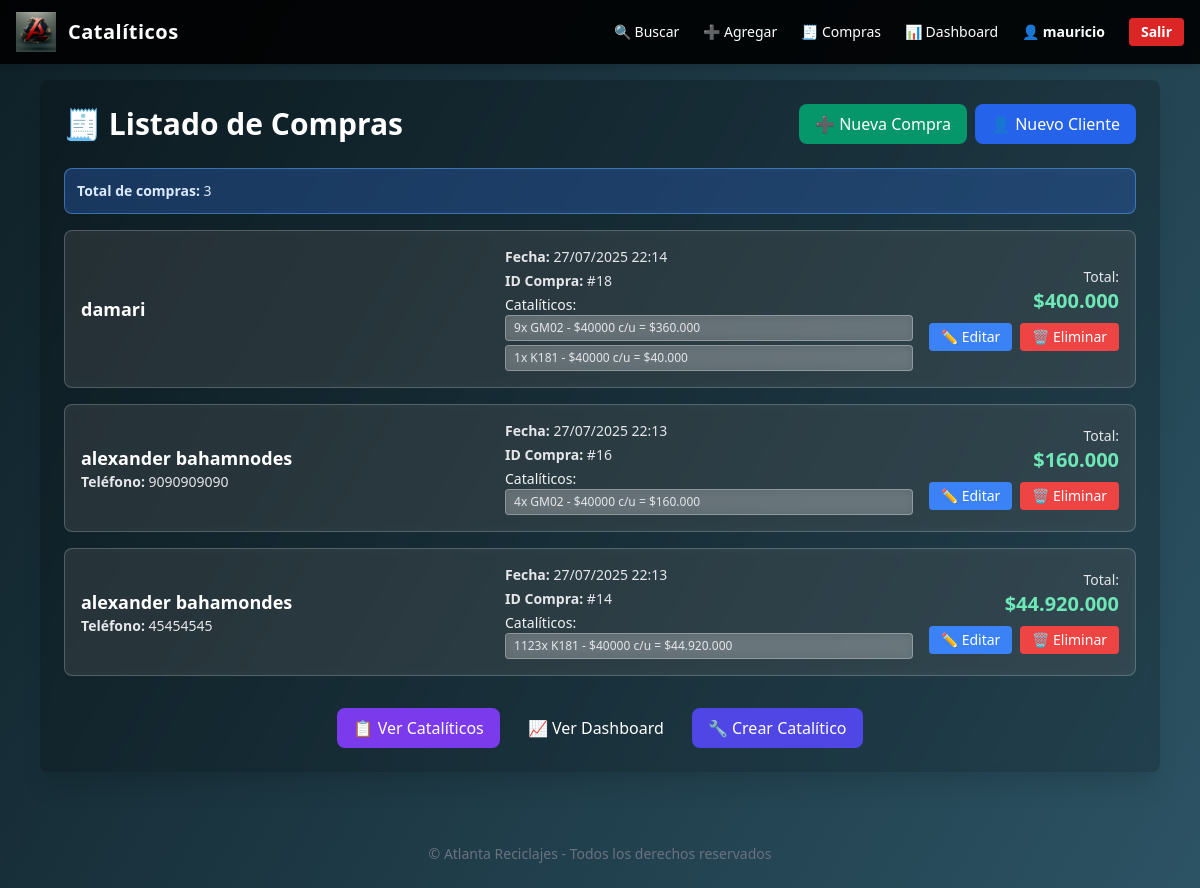
Screenshot of /cataliticos/listado/ (signed in) with the database file from the repository.
### cataliticos/models.py (models this page shows, shortened)
class CompraCatalitico(models.Model):
    cliente = models.ForeignKey('Cliente', on_delete=models.SET_NULL, null=True, blank=True)
    cliente_telefono = models.CharField(max_length=30, blank=True)
    region = models.CharField(max_length=100, blank=True)
    ciudad = models.CharField(max_length=100, blank=True)
    cliente_nombre = models.CharField(max_length=100)
    cliente_apellido = models.CharField(max_length=100, blank=True)
    cliente_rut = models.CharField(max_length=20, blank=True)  # Ahora es opcional
    fecha = models.DateTimeField(auto_now_add=True)
    def total(self):
        return sum(item.subtotal() for item in self.detalles.all())

class DetalleCatalitico(models.Model):
    compra = models.ForeignKey(CompraCatalitico, related_name='detalles', on_delete=models.CASCADE)
    catalitico = models.ForeignKey(Catalitico, on_delete=models.PROTECT)
    cantidad = models.PositiveIntegerField(default=1)
    precio_unitario = models.PositiveIntegerField()
    def subtotal(self):
        return self.cantidad * self.precio_unitario

class Catalitico(models.Model):
    codigo = models.CharField(max_length=100, unique=True)
    descripcion = models.TextField(blank=True, null=True)
    proveedor = models.ForeignKey('Proveedor', on_delete=models.SET_NULL, null=True, blank=True)
    fecha_compra = models.DateField(auto_now_add=True)
    valor_compra = models.DecimalField(max_digits=10, decimal_places=2, default=Decimal('0.00'))
    valor_venta = models.DecimalField(max_digits=10, decimal_places=2, null=True, blank=True)
    cantidad = models.PositiveIntegerField(default=1)
    vendido = models.BooleanField(default=False)
    imagen_principal = models.ImageField(upload_to='cataliticos/', null=True, blank=True)
    imagen2 = models.ImageField(upload_to='cataliticos/', null=True, blank=True)
    imagen3 = models.ImageField(upload_to='cataliticos/', null=True, blank=True)
    imagen4 = models.ImageField(upload_to='cataliticos/', null=True, blank=True)

### cataliticos/views.py (the view)
# urls.py: path('listado/', views.listado_compras, name='listado'),
@login_required(login_url='cataliticos:employee_login')
def listado_compras(request):
    compras = CompraCatalitico.objects.order_by('-fecha')
    return render(request, 'cataliticos/listado_compras.html', {'compras': compras})

### cataliticos/templatetags/formato_moneda.py (called while the page is built)
@register.filter
def formato_pesos(value):
    if value is None:
        return "$0"
    try:
        valor_int = int(float(value))
        valor_formateado = f"{valor_int:,}".replace(",", ".")
        return f"${valor_formateado}"
    except (ValueError, TypeError):
        return "$0"

### cataliticos/templates/cataliticos/listado_compras.html (shortened to what this page needs)
{% extends "base.html" %}
{% load humanize %}
{% load formato_moneda %}
{% block content %}
<div class="rounded-lg shadow-xl p-6 text-white backdrop-filter backdrop-blur-sm bg-black bg-opacity-20">
    <div class="flex flex-col md:flex-row justify-between items-center mb-6">
        <h1 class="text-3xl font-bold text-white mb-4 md:mb-0">🧾 Listado de Compras</h1>
        <div class="flex gap-2">
            <a href="{% url 'cataliticos:crear_compra_multiple' %}"
               class="bg-green-600 hover:bg-green-700 text-white px-4 py-2 rounded-lg transition duration-200">
                ➕ Nueva Compra
            </a>
            <a href="{% url 'cataliticos:crear_cliente' %}"
               class="bg-blue-600 hover:bg-blue-700 text-white px-4 py-2 rounded-lg transition duration-200">
                👤 Nuevo Cliente
            </a>
        </div>
    </div>
    {% if compras %}
        <div class="mb-4 p-3 bg-blue-500 bg-opacity-30 rounded-lg border border-blue-400 border-opacity-50 backdrop-filter backdrop-blur-sm">
            <p class="text-sm text-blue-100">
                <strong>Total de compras:</strong> {{ compras.count }}
            </p>
        </div>
        <div class="space-y-4">
            {% for compra in compras %}
            <div class="bg-white bg-opacity-10 backdrop-filter backdrop-blur-sm rounded-lg p-4 border border-white border-opacity-20 hover:shadow-lg hover:bg-opacity-15 transition duration-200">
                <div class="flex flex-col lg:flex-row justify-between items-start lg:items-center gap-4">
                    <div class="flex-1">
                        <h3 class="text-lg font-semibold text-white">
                            {{ compra.cliente_nombre }} {{ compra.cliente_apellido }}
                        </h3>
                        <div class="text-sm text-gray-200 space-y-1">
                            {% if compra.cliente_telefono %}
                                <p><strong>Teléfono:</strong> {{ compra.cliente_telefono }}</p>
                            {% endif %}
                        </div>
                    </div>
                    <div class="flex-1">
                        <div class="text-sm space-y-1">
                            <p class="text-gray-200"><strong>Fecha:</strong> {{ compra.fecha|date:"d/m/Y H:i" }}</p>
                            <p class="text-gray-200"><strong>ID Compra:</strong> #{{ compra.id }}</p>
                            {% if compra.detalles.all %}
                                <div class="mt-2">
                                    <p class="font-medium text-gray-100">Catalíticos:</p>
                                    <ul class="text-xs text-gray-200 space-y-1">
                                        {% for detalle in compra.detalles.all %}
                                        <li class="bg-white bg-opacity-20 px-2 py-1 rounded border border-white border-opacity-30 backdrop-filter backdrop-blur-sm">
                                            {{ detalle.cantidad }}x {{ detalle.catalitico.codigo }}
                                            - ${{ detalle.precio_unitario|floatformat:0 }} c/u
                                            = {{ detalle.subtotal|formato_pesos }}
                                        </li>
                                        {% endfor %}
                                    </ul>
                                </div>
                            {% endif %}
                        </div>
                    </div>
                    <div class="flex flex-col items-end gap-2">
                        <div class="text-right">
                            <p class="text-sm text-gray-200">Total:</p>
                            <p class="text-xl font-bold text-green-300">
                                {{ compra.total|formato_pesos }}
                            </p>
                        </div>
                        <div class="flex gap-2">
                            <a href="{% url 'cataliticos:editar_compra' compra.id %}"
                               class="bg-blue-500 hover:bg-blue-600 text-white px-3 py-1 rounded text-sm transition duration-200">
                                ✏️ Editar
                            </a>
                            <button onclick="confirmarEliminar({{ compra.id }})"
                                    class="bg-red-500 hover:bg-red-600 text-white px-3 py-1 rounded text-sm transition duration-200">
                                🗑️ Eliminar
                            </button>
                        </div>
                    </div>
                </div>
            </div>
            {% endfor %}
        </div>
    {% endif %}
    <div class="flex flex-wrap gap-3 justify-center mt-8">
        <a href="{% url 'cataliticos:listado' %}"
           class="bg-purple-600 hover:bg-purple-700 text-white px-4 py-2 rounded-lg transition duration-200">
            📋 Ver Catalíticos
        </a>
        <a href="{% url 'cataliticos:dashboard' %}"
           class="bg-orange-600 hover:bg-orange-700 text-white px-4 py-2 rounded-lg transition duration-200">
            📈 Ver Dashboard
        </a>
        <a href="{% url 'cataliticos:crear' %}"
           class="bg-indigo-600 hover:bg-indigo-700 text-white px-4 py-2 rounded-lg transition duration-200">
            🔧 Crear Catalítico
        </a>
    </div>
</div>
{% endblock %}

### cataliticos/templates/base.html (shortened to what this page needs)
<!DOCTYPE html>
<html lang="es">
<head>
    {% load static %}
    <link href="https://cdn.jsdelivr.net/npm/tailwindcss@2.2.19/dist/tailwind.min.css" rel="stylesheet">
    <link rel="stylesheet" href="{% static 'css/styles.css' %}">
</head>
<body class="bg-gray-900 text-white font-sans overflow-visible">
    <header class="bg-black bg-opacity-90 backdrop-blur-md shadow-md fixed w-full z-50 top-0">
        <div class="max-w-7xl mx-auto flex items-center justify-between px-4 py-3">
            <a href="{% url 'cataliticos:dashboard' %}" class="flex items-center space-x-3">
                <img src="{% static 'img/logo.png' %}" alt="Logo" class="h-10 w-auto">
                <span class="text-xl font-bold tracking-wide text-cyan-400">Catalíticos</span>
            </a>
            <nav class="hidden md:flex space-x-6 text-sm items-center">
                {% if user.is_authenticated %}
                  <a href="{% url 'cataliticos:listado' %}" class="hover:text-cyan-400 transition">🔍 Buscar</a>
                  <a href="{% url 'cataliticos:crear' %}" class="hover:text-cyan-400 transition">➕ Agregar</a>
                  <a href="{% url 'cataliticos:listado_compras' %}" class="hover:text-cyan-400 transition">🧾 Compras</a>
                  <a href="{% url 'cataliticos:dashboard' %}" class="hover:text-cyan-400 transition">📊 Dashboard</a>
                  <span class="ml-4 text-cyan-300 font-semibold">👤 {{ user.username }}</span>
                  <a href="{% url 'cataliticos:employee_logout' %}" class="ml-2 px-3 py-1 rounded bg-red-600 hover:bg-red-700 text-white font-bold transition">Salir</a>
                {% else %}
                  <a href="{% url 'cataliticos:employee_login' %}" class="ml-4 px-3 py-1 rounded bg-cyan-600 hover:bg-cyan-700 text-white font-bold transition">Acceder</a>
                {% endif %}
            </nav>
        </div>
    </header>
    <main class="pt-20 px-4 md:px-10">
        {% block content %}{% endblock %}
    </main>
    <footer class="text-center text-sm text-gray-500 mt-12 py-6">
        &copy; {{ now|date:"Y" }} Atlanta Reciclajes - Todos los derechos reservados
    </footer>
</body>
</html>

### cataliticos/templates/base.html (style rules this page uses)
html, body { min-height: 100vh; height: 100%; }
body { background: linear-gradient(120deg, #0f2027 0%, #2c5364 100%) !important; background-color: #0f2027 !important; }
main, .glass, .container { background: transparent !important; }

### rows the page displays
CompraCatalitico: cliente_nombre "damari", fecha "27/07/2025 22:14", id "18", total "$400.000"
DetalleCatalitico: cantidad "9", catalitico.codigo "GM02", precio_unitario "40000", subtotal "$360.000"
DetalleCatalitico: cantidad "1", catalitico.codigo "K181", precio_unitario "40000", subtotal "$40.000"
CompraCatalitico: cliente_nombre "alexander", cliente_apellido "bahamnodes", cliente_telefono "9090909090", fecha "27/07/2025 22:13", id "16", total "$160.000"
DetalleCatalitico: cantidad "4", catalitico.codigo "GM02", precio_unitario "40000", subtotal "$160.000"
CompraCatalitico: cliente_nombre "alexander", cliente_apellido "bahamondes", cliente_telefono "45454545", fecha "27/07/2025 22:13", id "14", total "$44.920.000"
DetalleCatalitico: cantidad "1123", catalitico.codigo "K181", precio_unitario "40000", subtotal "$44.920.000"

### other values shown
{{ user.username }} "mauricio"
{{ compras.count }} "3"
